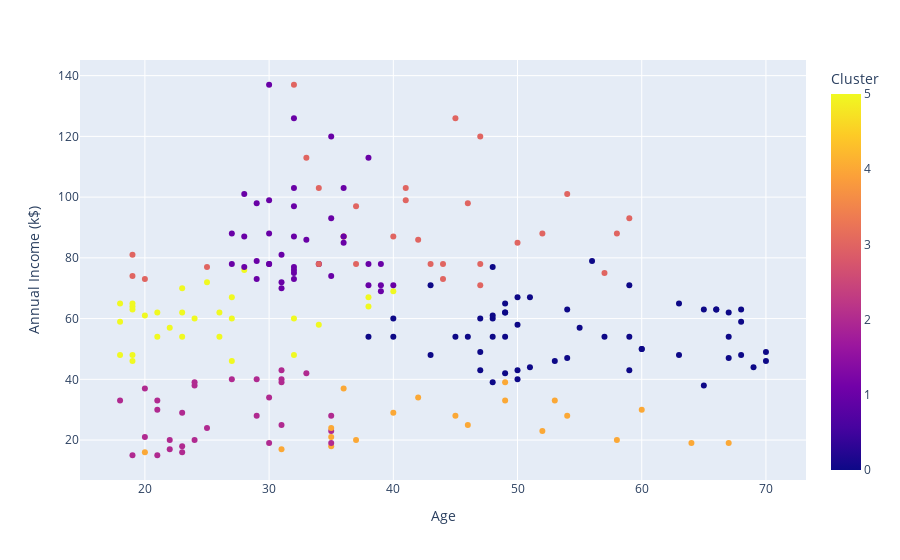

Notebook code cell kept with this figure:
### Code cell
# Petite visualisation
px.scatter(data_frame=data, x = 'Age',y ='Annual Income (k$)', color='Cluster')

### Figure 1 — Plotly figure (JSON) as saved in the notebook; plotly's stock layout.template omitted (floating-point values rounded to 4 significant figures; data arrays with more than 128 entries replaced by an {"elided": "..."} marker saying what was removed)
{"data": [{"hovertemplate": "Age=%{x}<br>Annual Income (k$)=%{y}<br>Cluster=%{marker.color}<extra></extra>", "legendgroup": "", "marker": {"color": {"elided": "200 int values"}, "coloraxis": "coloraxis", "symbol": "circle"}, "mode": "markers", "name": "", "orientation": "v", "showlegend": false, "type": "scatter", "x": {"elided": "200 int values"}, "xaxis": "x", "y": {"elided": "200 int values"}, "yaxis": "y"}], "layout": {"coloraxis": {"colorbar": {"title": {"text": "Cluster"}}, "colorscale": [[0, "#0d0887"], [0.1111, "#46039f"], [0.2222, "#7201a8"], [0.3333, "#9c179e"], [0.4444, "#bd3786"], [0.5556, "#d8576b"], [0.6667, "#ed7953"], [0.7778, "#fb9f3a"], [0.8889, "#fdca26"], [1, "#f0f921"]]}, "legend": {"tracegroupgap": 0}, "margin": {"t": 60}, "xaxis": {"anchor": "y", "domain": [0, 1], "title": {"text": "Age"}}, "yaxis": {"anchor": "x", "domain": [0, 1], "title": {"text": "Annual Income (k$)"}}}}
